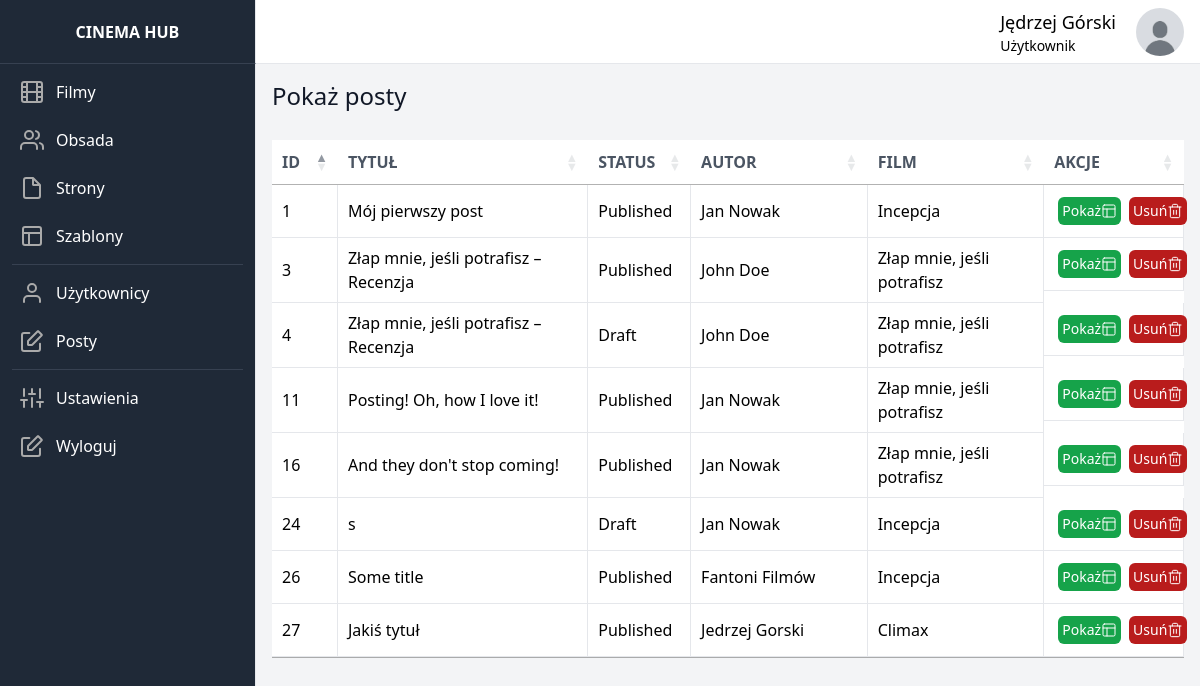
The app's page /posts (signed in) with its own data.
### dashboard/models.py (models this page shows, shortened)
class UserData(models.Model):
    user = models.OneToOneField(User, on_delete=models.CASCADE)
    image = models.ImageField(upload_to=user_directory_path, default='default/user.jpg')

class Post(models.Model):
    title = models.CharField(max_length=150)
    content = models.TextField(blank=True, null=True)
    status = models.ForeignKey(Status, on_delete=models.SET_NULL, null=True)
    created_at = models.DateTimeField(auto_now_add=True)
    edited_at = models.DateTimeField(auto_now=True)
    published_at = models.DateTimeField(blank=True, null=True)
    created_by = models.ForeignKey(User, on_delete=models.SET_NULL, null=True, blank=True)
    movie = models.ForeignKey(Movie, on_delete=models.SET_NULL, null=True, blank=True)

class Status(models.Model):
    id = models.AutoField(primary_key=True)
    name = models.CharField(max_length=50, unique=True)

class Movie(models.Model):
    title = models.CharField(max_length=150)
    release_date = models.DateField()
    description = models.TextField()
    poster = models.ImageField(upload_to=movie_directory_path, default='default/movie.jpg')
    crew_members = models.ManyToManyField(
        CrewMember,
        through='MovieCrewMember',
        related_name='movies'
    )
    created_by = models.ForeignKey(User, on_delete=models.SET_NULL, null=True, blank=True)
    category = models.ForeignKey(Category, on_delete=models.CASCADE)

### dashboard/views.py (the view)
# urls.py: path('posts', show_posts, name='show_posts'),
@login_required
def show_posts(request):
    posts = Post.objects.all()
    return render(request, 'show_posts.html', {'posts': posts})

### dashboard_theme/templates/show_posts.html (shortened to what this page needs)
{% extends 'base.html' %}
{% block extra_head %}
    <link rel="stylesheet" type="text/css" href="https://cdn.datatables.net/1.10.21/css/jquery.dataTables.css">
{% endblock %}
{% block content %}
        <div class="w-full flex flex-row justify-between">
            <p class="font-medium text-gray-900 text-2xl mb-7">Pokaż posty</p>
        </div>
        <table class="w-full table-fixed" datatable id="data-table">
            <thead class="">
              <tr class="bg-white my-5">
                <th style="width: 5%" class="py-5 px-6 text-left text-gray-600 font-bold uppercase">ID</th>
                <th style="width: 30%" class="py-5 px-6 text-left text-gray-600 font-bold uppercase">Tytuł</th>
                <th style="width: 10%" class="py-5 px-6 text-left text-gray-600 font-bold uppercase">Status</th>
                <th style="width: 20%" class="py-5 px-6 text-left text-gray-600 font-bold uppercase">Autor</th>
                <th style="width: 20%" class="py-5 px-6 text-left text-gray-600 font-bold uppercase">Film</th>
                <th style="width: 15%" class="py-5 px-6 text-left text-gray-600 font-bold uppercase">Akcje</th>
              </tr>
            </thead>
            <tbody class="bg-white">
              {% for post in posts %}
              <tr>
                <td class="py-5 w-2 border-b border-r border-gray-200">{{ post.id }}</td>
                <td class="py-5 px-6 border-b border-r border-gray-200">{{ post.title }}</td>
                <td class="py-5 px-6 border-b border-r border-gray-200">{{ post.status.name }}</td>
                <td class="py-5 px-6 border-b border-r border-gray-200">{{ post.created_by.first_name }} {{ post.created_by.last_name }}</td>
                <td class="py-5 px-6 border-b border-r border-gray-200">{{ post.movie.title }}</td>
                <td class="py-5 px-6 border-b border-r border-gray-200 flex flex-row justify-around">
                    <a href="{% url 'show_post' id=post.id %}" class="m-1 p-1 bg-green-600 flex flex-row w-20 justify-around rounded-md text-sm hover:bg-green-800">
                        <p class="text-white my-auto">
                            Pokaż
                        </p>
                        <svg  class="my-auto" xmlns="http://www.w3.org/2000/svg" width="16" height="16" viewBox="0 0 24 24" fill="none" stroke="#ffffff" stroke-width="1.5" stroke-linecap="round" stroke-linejoin="round"><rect x="3" y="3" width="18" height="18" rx="2"/><path d="M3 9h18M9 21V9"/></svg>
                    </a>
                    <a href="#" class="m-1 p-1 bg-red-700 flex flex-row w-20 justify-around rounded-md text-sm hover:bg-red-900">
                        <p class="text-white my-auto">
                            Usuń
                        </p>
                    </a>
                </td>
              </tr>
              {% empty %}
              <tr>
                <td colspan="5" class="text-center font-normal leading-normal text-sm">No pages found</td>
              </tr>
              {% endfor %}
            </tbody>
      </table>
{% endblock %}

### dashboard_theme/templates/base.html (shortened to what this page needs)
{% load static tailwind_tags %}
{% load static %}
<!DOCTYPE html>
<html lang="en">
	<head>
		{% tailwind_css %}
        {% block extra_head %}{% endblock %}
	</head>
	<body class="bg-gray-50">
    <div class="flex flex-row h-screen bg-gray-100">
        <aside id="sidebar" class="h-full flex flex-shrink-0 flex-col w-64 transition-width duration-75" aria-label="Sidebar">
            <div class="flex items-center justify-center h-16 bg-gray-800 border-r border-b border-b-gray-700">
                    <span class="text-gray-900 font-bold uppercase text-white">Cinema Hub</span>
            </div>
          <div class="relative flex-1 flex flex-col min-h-0 border-r border-gray-200 bg-gray-800 pt-0">
            <div class="flex-1 flex flex-col pb-4 overflow-y-auto">
              <div class="flex-1 px-3 bg-gray-800 divide-y space-y-1">
                <ul class="space-y-2 pb-2 pt-2">
                  <li>
                      <a href="{% url 'show_movies' %}" class="text-base text-gray-900 font-normal rounded-lg flex items-center p-2 hover:bg-gray-700 group">
                        <span class="ml-3 leading-none text-white">Filmy</span>
                      </a>
                  </li>
                  <li>
                      <a href="{% url 'show_members' %}" class="text-base text-gray-900 font-normal rounded-lg flex items-center p-2 hover:bg-gray-700 group">
                        <span class="ml-3 leading-none text-white">Obsada</span>
                      </a>
                  </li>
                  <li>
                      <a href="{% url 'show_pages' %}" class="text-base text-gray-900 font-normal rounded-lg flex items-center p-2 hover:bg-gray-700 group">
                        <svg class="w-6 h-6" xmlns="http://www.w3.org/2000/svg" width="20" height="20" viewBox="0 0 24 24" fill="none" stroke="#aaaaaa" stroke-width="2" stroke-linecap="round" stroke-linejoin="bevel"><path d="M13 2H6a2 2 0 0 0-2 2v16c0 1.1.9 2 2 2h12a2 2 0 0 0 2-2V9l-7-7z"/><path d="M13 3v6h6"/></svg>
                        <span class="ml-3 leading-none text-white">Strony</span>
                      </a>
                  </li>
                    <li>
                      <a href="{% url 'show_templates' %}" class="text-base text-gray-900 font-normal rounded-lg flex items-center p-2 hover:bg-gray-700 group">
                        <svg class="w-6 h-6" xmlns="http://www.w3.org/2000/svg" width="20" height="20" viewBox="0 0 24 24" fill="none" stroke="#aaaaaa" stroke-width="2" stroke-linecap="round" stroke-linejoin="bevel"><rect x="3" y="3" width="18" height="18" rx="2"/><path d="M3 9h18M9 21V9"/></svg>
                        <span class="ml-3 leading-none text-white">Szablony</span>
                      </a>
                  </li>
                     <hr class="h-px my-8 bg-gray-700 border-0">
                    <li>
                      <a href="{% url 'show_users' %}" class="text-base text-gray-900 font-normal rounded-lg flex items-center p-2 hover:bg-gray-700 group">
                        <svg class="w-6 h-6" xmlns="http://www.w3.org/2000/svg" width="20" height="20" viewBox="0 0 24 24" fill="none" stroke="#aaaaaa" stroke-width="2" stroke-linecap="round" stroke-linejoin="bevel"><path d="M20 21v-2a4 4 0 0 0-4-4H8a4 4 0 0 0-4 4v2"></path><circle cx="12" cy="7" r="4"></circle></svg>
                        <span class="ml-3 leading-none text-white">Użytkownicy</span>
                      </a>
                  </li>
                    <li>
                      <a href="{% url 'show_posts' %}" class="text-base text-gray-900 font-normal rounded-lg flex items-center p-2 hover:bg-gray-700 group">
                        <span class="ml-3 leading-none text-white">Posty</span>
                      </a>
                  </li>
                    <hr class="h-px my-8 bg-gray-700 border-0">
                    <li>
                      <a href="#" class="text-base text-gray-900 font-normal rounded-lg flex items-center p-2 hover:bg-gray-700 group">
                        <span class="ml-3 leading-none text-white">Ustawienia</span>
                      </a>
                  </li>
                    <li>
                      <a href="{% url 'logout_tunnel' %}" class="text-base text-gray-900 font-normal rounded-lg flex items-center p-2 hover:bg-gray-700 group">
                        <span class="ml-3 leading-none text-white">Wyloguj</span>
                      </a>
                  </li>
                </ul>
              </div>
            </div>
          </div>
        </aside>
        <div class="flex flex-col w-full">
            <div class="flex items-center justify-between h-16 bg-white border-b border-gray-200">
                <div class="flex items-center pr-4 flex-1 justify-end">
                    <div class="justify-end flex flex-col mr-5">
                        <p class="text-lg">{{ user.first_name }} {{ user.last_name }}</p>
                        <p class="text-sm">{% if user.is_superuser %}Administrator{% elif user.is_stuff %}Moderator{% else %}Użytkownik{% endif %}</p>
                    </div>
                    <img class="rounded-full w-12 h-12 object-cover" src="{{ user.userdata.image.url }}" alt="{{ user.first_name }} {{ user.last_name }}">
                </div>
            </div>
            <div class="p-4 overflow-y-auto flex-1">
                {% block content %}{% endblock %}
            </div>
        </div>
        </div>
	</body>
</html>

### records on screen
Post: id "1", title "Mój pierwszy post", status.name "Published", created_by.first_name "Jan", created_by.last_name "Nowak", movie "Incepcja"
Post: id "3", title "Złap mnie, jeśli potrafisz – Recenzja", status.name "Published", created_by.first_name "John", created_by.last_name "Doe", movie "Złap mnie, jeśli potrafisz"
Post: id "4", title "Złap mnie, jeśli potrafisz – Recenzja", status.name "Draft", created_by.first_name "John", created_by.last_name "Doe", movie "Złap mnie, jeśli potrafisz"
Post: id "11", title "Posting! Oh, how I love it!", status.name "Published", created_by.first_name "Jan", created_by.last_name "Nowak", movie "Złap mnie, jeśli potrafisz"
Post: id "16", title "And they don't stop coming!", status.name "Published", created_by.first_name "Jan", created_by.last_name "Nowak", movie "Złap mnie, jeśli potrafisz"
Post: id "24", title "s", status.name "Draft", created_by.first_name "Jan", created_by.last_name "Nowak", movie "Incepcja"
Post: id "26", title "Some title", status.name "Published", created_by.first_name "Fantoni", created_by.last_name "Filmów", movie "Incepcja"
Post: id "27", title "Jakiś tytuł", status.name "Published", created_by.first_name "Jedrzej", created_by.last_name "Gorski", movie "Climax"

### other values on screen
{{ user.first_name }} "Jędrzej"
{{ user.last_name }} "Górski"
